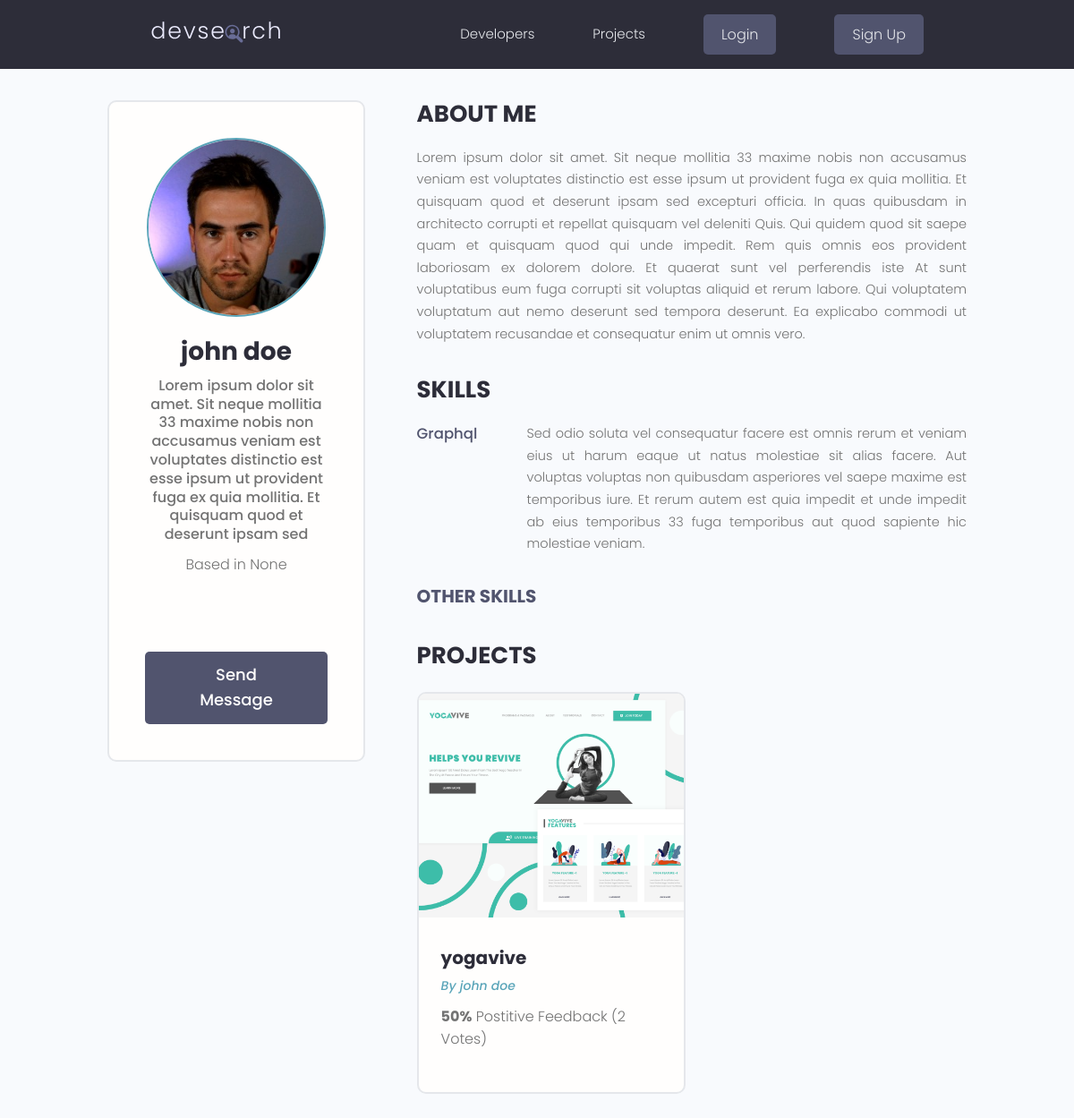
Before: /profile/1e8e0196-5b1d-42da-9db8-a0c894650fec/ with the older database file.
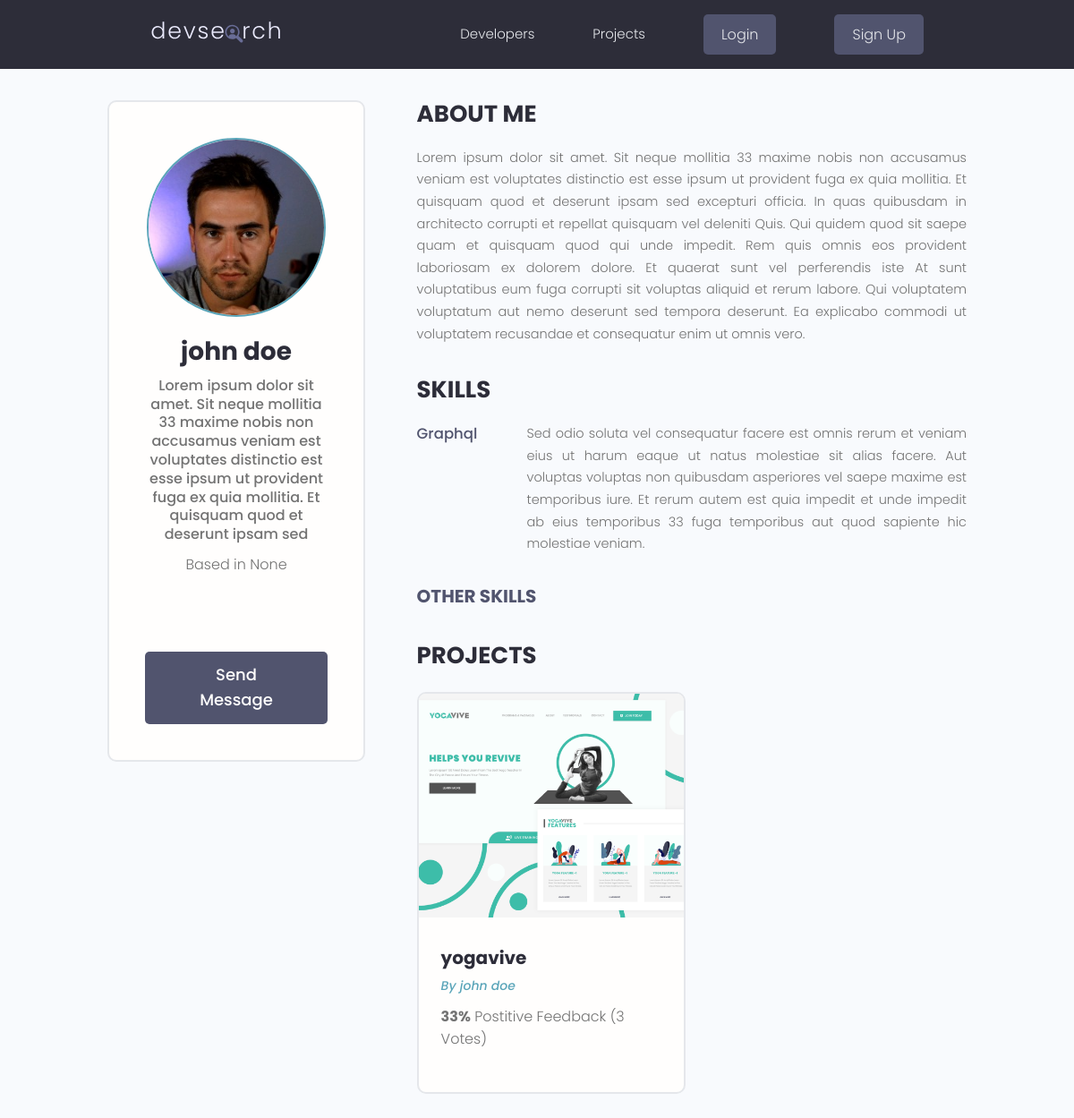
After: the same page with the newer database file.
### projects/models.py (models this page shows, shortened)
class Project(models.Model):
    id = models.UUIDField(default=uuid.uuid4, unique=True, primary_key=True, editable=False)
    owner = models.ForeignKey(
        Profile, on_delete=models.CASCADE, related_name='projects')
    title = models.CharField(max_length=200)
    description = models.TextField(null=True, blank=True)
    featured_image = models.ImageField(
        null=True, blank=True, default="default.jpg")
    demo_link = models.CharField(max_length=2000, null=True, blank=True)
    source_link = models.CharField(max_length=2000, null=True, blank=True)
    tags = models.ManyToManyField('Tag', blank=True)
    vote_total = models.IntegerField(default=0, null=True, blank=True)
    vote_ratio = models.IntegerField(default=0, null=True, blank=True)
    created = models.DateTimeField(auto_now_add=True)
    class Meta:
        ordering = ['-vote_ratio', '-vote_total', 'title']

### users/models.py (models this page shows, shortened)
class Profile(models.Model):
    id = models.UUIDField(default=uuid.uuid4, unique=True, primary_key=True, editable=False)
    user = models.OneToOneField(User, on_delete=models.CASCADE)
    name = models.CharField(max_length=200)
    email = models.EmailField(max_length=500)
    username = models.CharField(max_length=200)
    location = models.CharField(max_length=200, blank=True, null=True)
    short_intro = models.CharField(max_length=200, blank=True, null=True)
    bio = models.TextField(blank=True, null=True)
    profile_image = models.ImageField(null=True, blank=True, upload_to='profiles/', default="profiles/user-default.png")
    social_github = models.CharField(max_length=200, blank=True, null=True)
    social_twitter = models.CharField(max_length=200, blank=True, null=True)
    social_linkedin = models.CharField(max_length=200, blank=True, null=True)
    social_youtube = models.CharField(max_length=200, blank=True, null=True)
    social_website = models.CharField(max_length=200, blank=True, null=True)
    created = models.DateTimeField(auto_now_add=True)
    class Meta:
        ordering = ["created"]

### users/views.py (the view)
# urls.py: path('profile/<str:pk>/', views.user_profile, name="user-profile"),
def user_profile(request, pk):
    profile = Profile.objects.get(pk=pk)
    other_skills = profile.skill_set.filter(description = "") # Get all skills that have no description
    top_skills = profile.skill_set.exclude(description__exact="") # Get all skills that have a description
    return render(request, 'users/user-profile.html', {"profile": profile, "other_skills": other_skills, "top_skills": top_skills})

### users/templates/users/user-profile.html (shortened to what this page needs)
{% extends 'base.html' %}
{% block content %}
<main class="profile my-md">
    <div class="container">
        <div class="layout">
            <div class="column column--1of3">
                <div class="card text-center">
                    <div class="card__body dev">
                        <img class="avatar avatar--xl" src="{{ profile.profile_image.url }}" />
                        <h2 class="dev__name">{{profile.name}}</h2>
                        <p class="dev__title">{{profile.short_intro}}</p>
                        <p class="dev__location">Based in {{profile.location}}</p>
                        <ul class="dev__social">
                        </ul>
                        {% if request.user.profile.id != profile.id %}
                            <a href="" class="btn btn--sub btn--lg">Send Message </a>
                        {% endif %}
                    </div>
                </div>
            </div>
            <div class="column column--2of3">
                <div class="devInfo">
                    <h3 class="devInfo__title">About Me</h3>
                    <p class="devInfo__about">{{profile.bio}}</p>
                </div>
                <div class="devInfo">
                    <h3 class="devInfo__title">Skills</h3>
                    <div class="devInfo__skills">
                        {% for skill in top_skills %}
                        <div class="devSkill">
                            <h4 class="devSkill__title">{{skill.name}}</h4>
                            <p class="devSkill__info">{{skill.description}}</p>
                        </div>
                        {% endfor %}
                        <h3 class="devInfo__subtitle">Other Skills</h3>
                    </div>
                </div>
                <div class="devInfo">
                    <h3 class="devInfo__title">Projects</h3>
                    <div class="grid grid--two">
                        {% for project in profile.projects.all %}
                        <div class="column">
                            <div class="card project">
                                <a href="{% url 'project' project.id %}" class="project">
                                    <img class="project__thumbnail" src="{{project.featured_image.url}}"
                                        alt="project thumbnail" />
                                    <div class="card__body">
                                        <h3 class="project__title">{{project.title}}</h3>
                                        <p><a class="project__author"
                                                href="{% url 'user-profile' project.owner.id %}">By
                                                {{project.owner.name}}</a>
                                        </p>
                                        <p class="project--rating">
                                            <span style="font-weight: bold;">{{project.vote_ratio}}%</span> Postitive
                                            Feedback ({{project.vote_total}} Vote{{project.vote_total|pluralize:"s"}})
                                        </p>
                                    </div>
                                </a>
                            </div>
                        </div>
                        {% endfor %}
                    </div>
                </div>
            </div>
        </div>
    </div>
</main>
{% endblock content %}

Changed rows visible on the page:
changed Project "yogavive": vote_ratio "50" → "33"; vote_total "2" → "3"
